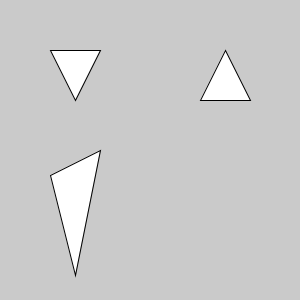
Frame 1 (no input)
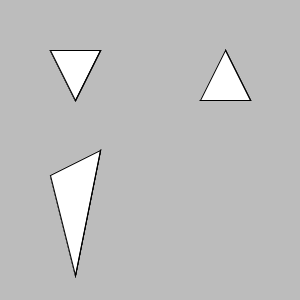
Frame 60 (the mouse pressed at the canvas centre just before this capture)
Frame 120 (the mouse held since frame 60 and released just before this capture): identical to frame 60, image omitted

The Processing sketch that drew these frames (run headless with seeded random() and noise(); from frame 60 on, the mouse is pressed at the canvas centre):

// Processing sketch: processing_169816
// ── processing_169816.pde

// Dessiner des triangle
// on va utiliser la fonction triangle de processing
// pour dessiner une ellipse il faut prÃ©ciser six paramÃ¨tres :
// 1- la position dans la largeur de la fenÃªtre du premier sommet du triangle
// 2- la position dans la hauteur de la fenÃªtre du premier sommet du triangle
// 3- la position dans la largeur de la fenÃªtre du deuxiÃ¨me sommet du triangle
// 4- la position dans la hauteur de la fenÃªtre du deuxiÃ¨me sommet du triangle
// 5- la position dans la largeur de la fenÃªtre du troisiÃ¨me sommet du triangle
// 6- la position dans la hauteur de la fenÃªtre du troisiÃ¨me sommet du triangle
// 
//
// pour dessiner un triangle, je peux donc Ã©crire
// triangle(50,50,100,50,75,100);

  
void setup() {
  
size(300,300);
    
}
  
  
void draw() {
    
  // effet de transparence
  fill(180,25);
  noStroke();
  rect(0,0,width,height);
  
    
  fill(255); // les formes seront de couleur blanche
  stroke(0); // avec un contour noir
    
  triangle(50,50,100,50,75,100); // triangle pointe vers le bas en haut Ã  gauche
    
  triangle(200,100,250,100,225,50); // triangle pointe vers le haut en haut Ã  droite
    
  triangle(50,175, 100, 150, 75 ,275); // rectangle allongÃ© en bas Ã  gauche
    
    
  // cette partie est un peu plus compliquÃ©e
  // on va dessiner un triangle avec comme premier sommetla position de la souris 
  // (donnÃ©es par les mots clÃ©s "mouseX" et "mouseY")
  // (se rÃ©fÃ©rer au exemples sur les interactions avec la souris : http://www.openprocessing.org/classroom/4441)
  // ce triangle va avoir des sommets alÃ©atoires grÃ¢ce Ã  la fonction random
  // random(150,300) signifie que l'ordinateur doit choisir un nombre alÃ©atoire entre 150 et 300
  // Ã  chaque fois qu'il exÃ©cute cette instruction.
  // mais on dessinera si et seulement si notre souris est placÃ©e dans le dernier cadran ;
  // c'est Ã  dire si la valeur de mouseX est supÃ©rieure Ã  150 ET si la valeur de mouseY est supÃ©rieure Ã  150 aussi.
    
  if(mouseX>150 && mouseY>150){  
  fill(255);
  stroke(0);
  triangle(mouseX,mouseY, random(150,300), random(150,300),random(150,300), random(150,300));
  }
    
       
}
